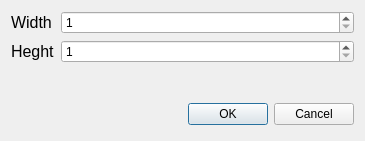
<?xml version="1.0" encoding="UTF-8"?>
<ui version="4.0">
 <class>boardSizeDlg</class>
 <widget class="QDialog" name="boardSizeDlg">
  <property name="geometry">
   <rect>
    <x>0</x>
    <y>0</y>
    <width>365</width>
    <height>141</height>
   </rect>
  </property>
  <property name="windowTitle">
   <string>Set board size in MM</string>
  </property>
  <layout class="QVBoxLayout" name="verticalLayout">
   <item>
    <layout class="QFormLayout" name="formLayout">
     <property name="fieldGrowthPolicy">
      <enum>QFormLayout::AllNonFixedFieldsGrow</enum>
     </property>
     <item row="0" column="0">
      <widget class="QLabel" name="label">
       <property name="font">
        <font>
         <pointsize>12</pointsize>
         <weight>50</weight>
         <bold>false</bold>
        </font>
       </property>
       <property name="text">
        <string>Width</string>
       </property>
      </widget>
     </item>
     <item row="1" column="0">
      <widget class="QLabel" name="label_2">
       <property name="font">
        <font>
         <pointsize>12</pointsize>
        </font>
       </property>
       <property name="text">
        <string>Heght</string>
       </property>
      </widget>
     </item>
     <item row="0" column="1">
      <widget class="QSpinBox" name="spinBoxWidth">
       <property name="minimum">
        <number>1</number>
       </property>
       <property name="maximum">
        <number>10000</number>
       </property>
      </widget>
     </item>
     <item row="1" column="1">
      <widget class="QSpinBox" name="spinBoxHeight">
       <property name="minimum">
        <number>1</number>
       </property>
       <property name="maximum">
        <number>10000</number>
       </property>
      </widget>
     </item>
    </layout>
   </item>
   <item>
    <spacer name="verticalSpacer">
     <property name="orientation">
      <enum>Qt::Vertical</enum>
     </property>
     <property name="sizeHint" stdset="0">
      <size>
       <width>20</width>
       <height>40</height>
      </size>
     </property>
    </spacer>
   </item>
   <item>
    <layout class="QHBoxLayout">
     <property name="spacing">
      <number>6</number>
     </property>
     <property name="leftMargin">
      <number>0</number>
     </property>
     <property name="topMargin">
      <number>0</number>
     </property>
     <property name="rightMargin">
      <number>0</number>
     </property>
     <property name="bottomMargin">
      <number>0</number>
     </property>
     <item>
      <spacer>
       <property name="orientation">
        <enum>Qt::Horizontal</enum>
       </property>
       <property name="sizeHint" stdset="0">
        <size>
         <width>131</width>
         <height>31</height>
        </size>
       </property>
      </spacer>
     </item>
     <item>
      <widget class="QPushButton" name="okButton">
       <property name="text">
        <string>OK</string>
       </property>
      </widget>
     </item>
     <item>
      <widget class="QPushButton" name="cancelButton">
       <property name="text">
        <string>Cancel</string>
       </property>
      </widget>
     </item>
    </layout>
   </item>
  </layout>
 </widget>
 <resources/>
 <connections>
  <connection>
   <sender>okButton</sender>
   <signal>clicked()</signal>
   <receiver>boardSizeDlg</receiver>
   <slot>accept()</slot>
   <hints>
    <hint type="sourcelabel">
     <x>278</x>
     <y>253</y>
    </hint>
    <hint type="destinationlabel">
     <x>96</x>
     <y>254</y>
    </hint>
   </hints>
  </connection>
  <connection>
   <sender>cancelButton</sender>
   <signal>clicked()</signal>
   <receiver>boardSizeDlg</receiver>
   <slot>reject()</slot>
   <hints>
    <hint type="sourcelabel">
     <x>369</x>
     <y>253</y>
    </hint>
    <hint type="destinationlabel">
     <x>179</x>
     <y>282</y>
    </hint>
   </hints>
  </connection>
 </connections>
</ui>
